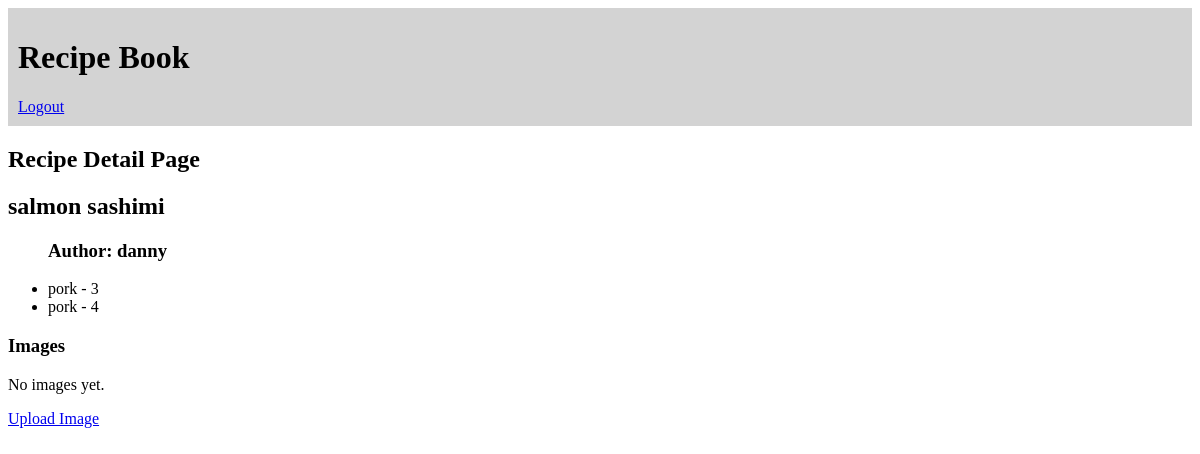
Before: /recipe/3/ (signed in) with the older database file.
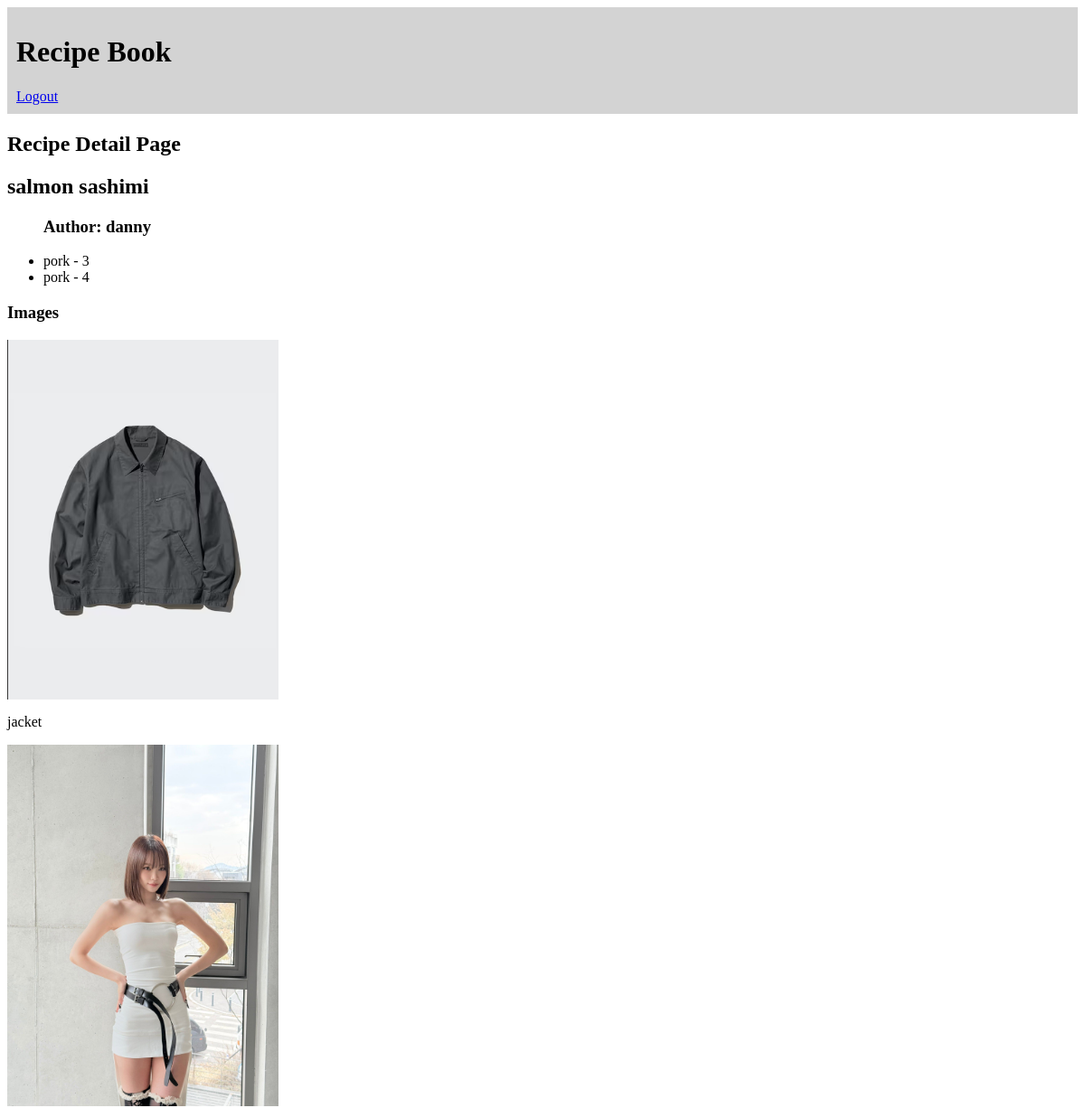
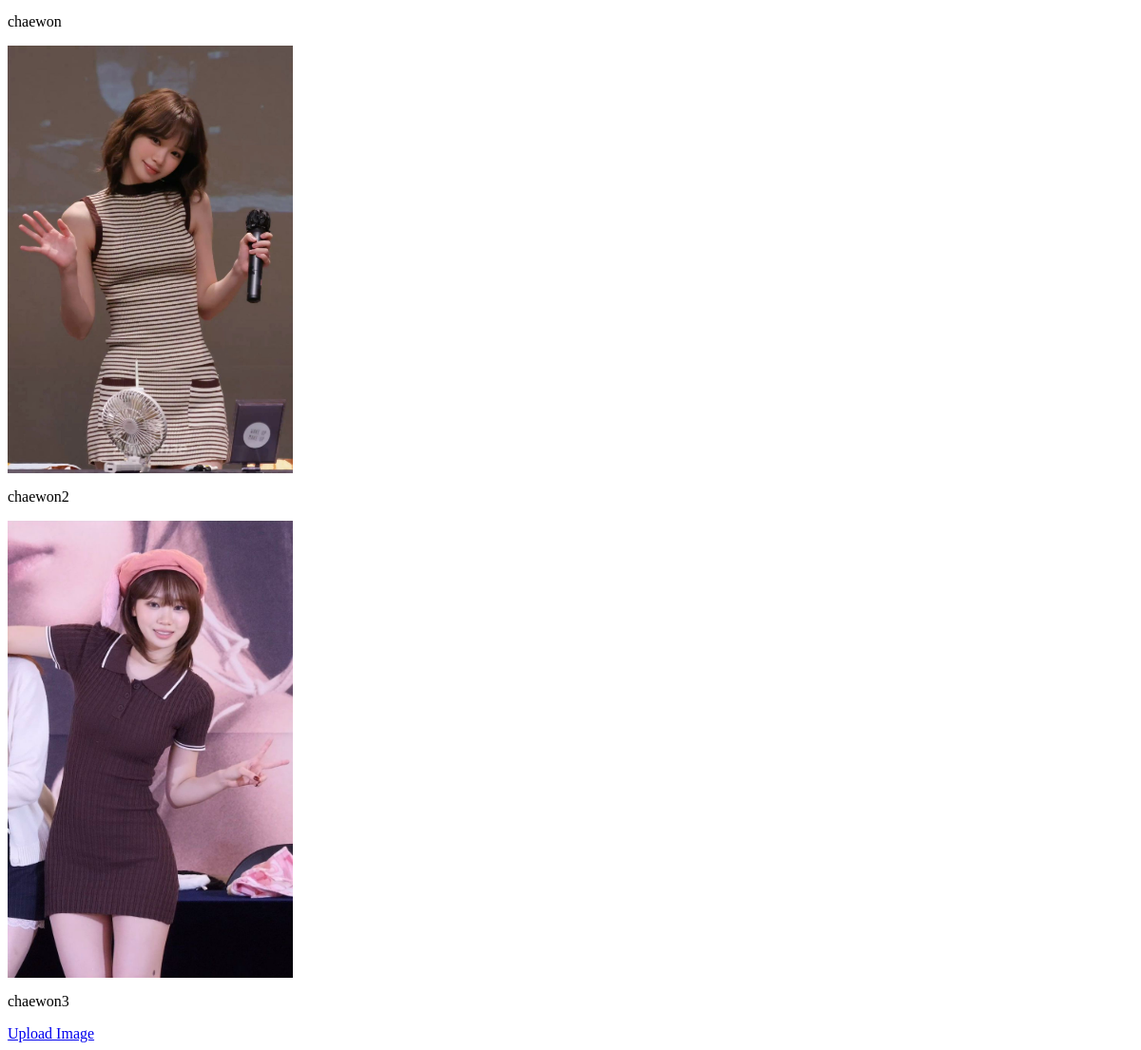
After: the same page with the newer database file (2 pictures, top to bottom).
### ledger/models.py (models this page shows, shortened)
class Recipe(models.Model):
    author = models.ForeignKey(User, on_delete=models.CASCADE, null=True)
    created_on = models.DateTimeField(auto_now_add=True)
    updated_on = models.DateTimeField(auto_now=True)
    name = models.CharField(max_length=255)

class RecipeIngredient(models.Model):
    quantity = models.CharField(max_length=255)
    ingredient = models.ForeignKey(Ingredient, on_delete=models.CASCADE, related_name="recipe")
    recipe = models.ForeignKey(Recipe, on_delete=models.CASCADE, related_name="ingredients")

class Ingredient(models.Model):
    name = models.CharField(max_length=255)

class RecipeImage(models.Model):
    recipe = models.ForeignKey(Recipe, on_delete=models.CASCADE, related_name='images')
    image = models.ImageField(upload_to='recipe_images/')
    description = models.CharField(max_length=255)

### ledger/views.py (the view)
# urls.py: path('recipe/<int:pk>/', views.recipe_detail, name='recipe_detail'),
@login_required
def recipe_detail(request, pk):
    recipe = get_object_or_404(Recipe, pk=pk)
    return render(request, "ledger/recipe_detail.html", {"recipe": recipe})

### ledger/templates/ledger/recipe_detail.html
<div style="background-color: lightgray; padding: 10px;">
    <h1>Recipe Book</h1>
    {% if user.is_authenticated %}
        <a href="{% url 'logout' %}">Logout</a>
    {% else %}
        <a href="{% url 'login' %}">Login</a>
    {% endif %}
</div>
<h2>Recipe Detail Page</h2>
<h2>{{ recipe.name }}</h2>
<ul>
{% if recipe.author %}
  <h3>Author: {{ recipe.author.username }}</h3>
{% else %}
  <h3>Author: Unknown</h3>
{% endif %}
  {% for ri in recipe.ingredients.all %}
    <li>{{ ri.ingredient.name }} - {{ ri.quantity }}</li>
  {% endfor %}
</ul>
<h3>Images</h3>
{% for image in recipe.images.all %}
    <div>
        <img src="{{ image.image.url }}" alt="{{ image.description }}" style="max-width: 300px;">
        <p>{{ image.description }}</p>
    </div>
{% empty %}
    <p>No images yet.</p>
{% endfor %}
{% if user.is_authenticated %}
    <a href="{% url 'add_recipe_image' recipe.pk %}">Upload Image</a>
{% endif %}

Changed rows visible on the page:
added RecipeImage: image (picture), description "jacket"
added RecipeImage: image (picture), description "chaewon"
added RecipeImage: image (picture), description "chaewon2"
added RecipeImage: image (picture), description "chaewon3"
Other visible differences:
text no longer shown: "No images yet."
